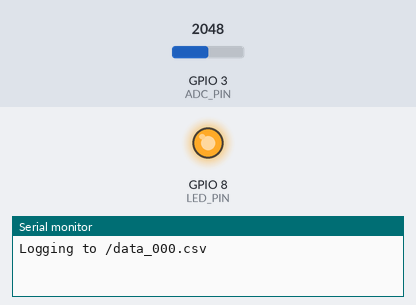
A sketch run on a simulated ESP32-S3. On the bench: output pins drawn as LEDs (lit = HIGH), the last lines printed to the serial monitor. The test bench sets the inputs (shaded band); at power-on: GPIO 3 (ADC_PIN) = 2048 (analog values on the 0–4095 scale). Storage starts empty.

Above: at 0.36 s.
At 0.7 s:
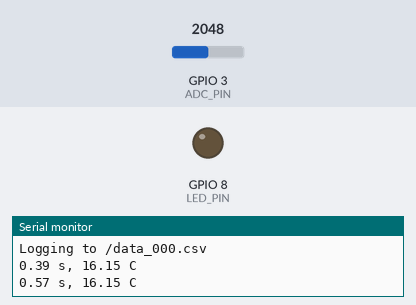
Timing chart, 0 to 6.5 s (numbered marks = the images above):
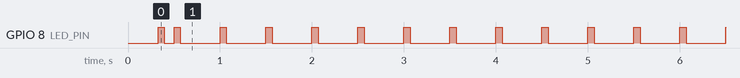

Measured:
- by itself, GPIO 8 (LED_PIN): goes HIGH 0.07 s, LOW 0.11 s, 258 × (HIGH 0.07 s, LOW 0.43 s), HIGH 0.07 s, then LOW
- by itself, everything shown: repeats every 9.5 s, in 38 steps

The sketch:

temperature_logger.ino
```cpp
#include <SPI.h>
#include <SD.h>

// ---- Thermistor ----
const int   ADC_PIN = 3;          // NTC divider junction
const float VSUPPLY = 3.30;
const float RFIX    = 15000.0;    // 15 kohm fixed resistor
const float R0      = 10000.0;    // NTC = 10k @ 25 C
const float T0      = 298.15;
const float BETA    = 3950.0;

// ---- SD card SPI pins ----
const int SD_SCK  = 4;
const int SD_MISO = 5;
const int SD_MOSI = 6;
const int SD_CS   = 7;

// ---- Status LED ----
const int LED_PIN = 8;            // flashes on each recording

const unsigned long PERIOD_MS = 500;   // record every 0.5 s
unsigned long nextTime = 0;

File logFile;

void setup() {
  Serial.begin(115200);
  delay(300);
  analogReadResolution(12);
  analogSetAttenuation(ADC_11db);

  pinMode(LED_PIN, OUTPUT);
  digitalWrite(LED_PIN, LOW);

  SPI.begin(SD_SCK, SD_MISO, SD_MOSI, SD_CS);
  if (!SD.begin(SD_CS)) {
    Serial.println("SD init failed - check wiring/card format");
    while (true) delay(1000);
  }

  char fname[20];
  int n = 0;
  do { sprintf(fname, "/data_%03d.csv", n); n++; } while (SD.exists(fname));
  Serial.printf("Logging to %s\n", fname);

  logFile = SD.open(fname, FILE_WRITE);
  if (!logFile) { Serial.println("File open failed"); while (true) delay(1000); }
  logFile.println("time_s,temp_C");
  logFile.flush();
}

void loop() {
  if (millis() < nextTime) return;
  nextTime += PERIOD_MS;

  digitalWrite(LED_PIN, HIGH);            // flash ON while recording

  const int N = 32;
  uint32_t mv = 0;
  for (int i = 0; i < N; i++) { mv += analogReadMilliVolts(ADC_PIN); delay(2); }
  float vout = (mv / (float)N) / 1000.0;

  float rntc = RFIX * vout / (VSUPPLY - vout);
  float tK   = 1.0 / (1.0/T0 + (1.0/BETA) * log(rntc / R0));
  float tC   = tK - 273.15;

  float t_s = millis() / 1000.0;
  logFile.printf("%.2f,%.2f\n", t_s, tC);
  logFile.flush();                        // last line survives a power cut

  Serial.printf("%.2f s, %.2f C\n", t_s, tC);

  digitalWrite(LED_PIN, LOW);             // flash OFF
}
```
